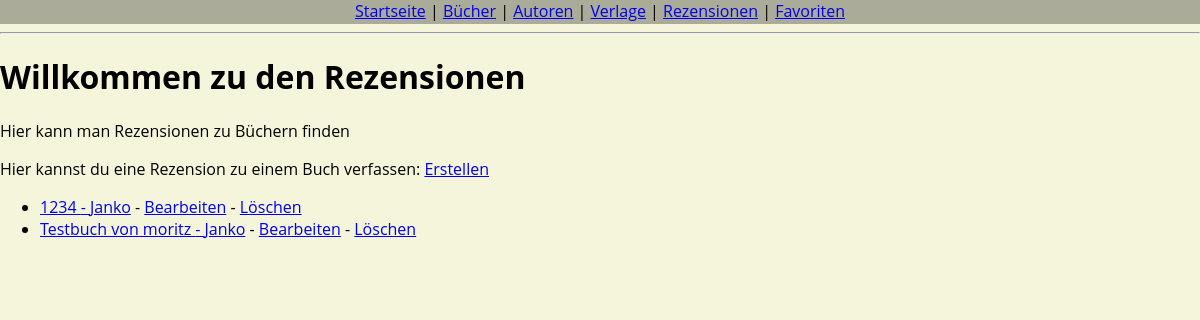
The page /reviews/ on the database as committed earlier.
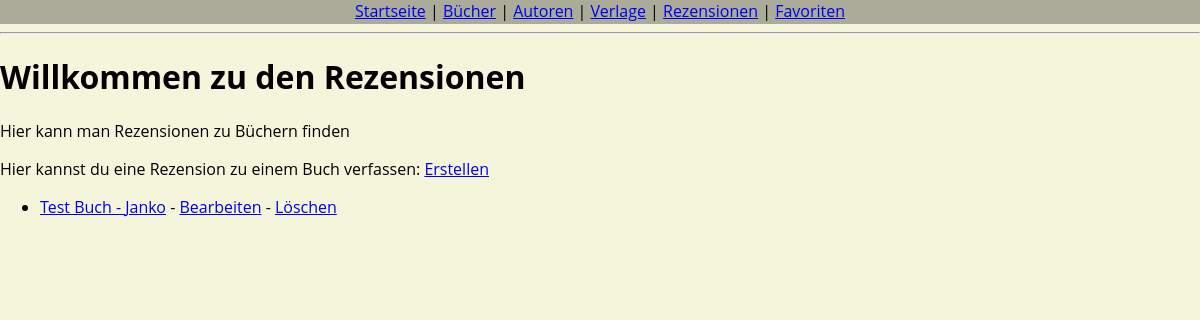
The same page on the database as committed later.
### library/models.py (models this page shows, shortened)
class Review(models.Model):
    Buch = models.ForeignKey(BookItem, on_delete=models.CASCADE, related_name="reviews")
    Rezensent = models.CharField(max_length=100)
    Bewertung = models.PositiveSmallIntegerField(validators=[MinValueValidator(1),MaxValueValidator(10)])
    Kommentar = models.TextField(blank=True)
    Datum = models.DateField(default=date.today)

class BookItem(models.Model):
    Titel = models.CharField(max_length=200)
    Author = models.ForeignKey(Author, on_delete=models.SET_NULL, null=True, blank=True)
    Veröffentlichungsdatum = models.DateField(default=date.today)
    Publisher = models.ForeignKey(Publisher, on_delete=models.CASCADE, null=True, blank=True)
    Genre = models.CharField(max_length=100, blank=True)
    Beschreibung = models.TextField(blank=True)

### library/views.py (the view)
# urls.py: path("reviews/", views.ReviewListView.as_view(), name="review_list"),
class ReviewListView(ListView):
    model = Review
    template_name = "library/reviews/review_list.html"
    context_object_name = "reviews"

### library/templates/library/reviews/review_list.html
{% extends "library/base.html" %}
{% block content %}
    <h1>Willkommen zu den Rezensionen</h1>
  <p>Hier kann man Rezensionen zu Büchern finden</p>
    <p>
    Hier kannst du eine Rezension zu einem Buch verfassen:
    <a href="{% url 'review_create' %}">Erstellen</a>
  </p>
  <ul>
    {% for review in reviews %}
      <li>
        <a href="{% url 'review_detail' review.pk %}">{{ review.Buch.Titel }} - {{ review.Rezensent }}</a>
        - <a href="{% url 'review_update' review.pk %}">Bearbeiten</a>
        - <a href="{% url 'review_delete' review.pk %}">Löschen</a>
      </li>
    {% empty %}
      <li>Es gibt noch keine Rezensionen.</li>
    {% endfor %}
  </ul>
{% endblock %}

### library/templates/library/base.html (shortened to what this page needs)
<!DOCTYPE html>
<html lang="de">
<head>
    <link href="https://cdn.jsdelivr.net/npm/select2@4.1.0-rc.0/dist/css/select2.min.css" rel="stylesheet" />
</head>
<body>
    <header>
        <nav>
            <a href="{% url 'home' %}">Startseite</a> |
            <a href="{% url 'book_list' %}">Bücher</a> |
            <a href="{% url 'author_list' %}">Autoren</a> |
            <a href="{% url 'publisher_list' %}">Verlage</a> |
            <a href="{% url 'review_list' %}">Rezensionen</a> |
            <a href="{% url 'favorites_list' %}">Favoriten</a>
         </nav>
    </header>
    <hr>
    <main>
        {% block content %}{% endblock %}
    </main>
</body>
</html>

### library/templates/library/base.html (style rules this page uses)
body { font-family: 'Open Sans', sans-serif; background-color: beige; margin: 0; }
header { background-color: rgba(0, 0, 0, 0.3); display: flex; height: 24px; justify-content: center; }

Rows that differ between the two databases and show on the page:
removed Review: Buch.Titel "1234", Rezensent "Janko"
removed Review: Buch.Titel "Testbuch von moritz", Rezensent "Janko"
added Review: Buch.Titel "Test Buch", Rezensent "Janko"
